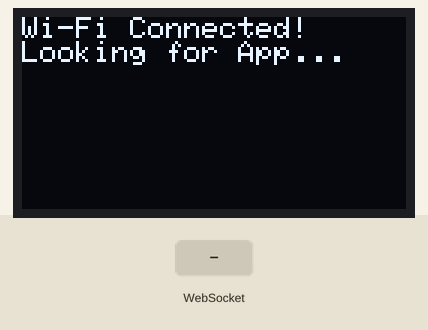
Bench run of a sketch on a simulated ESP32. On the bench: 128×64 one-colour display. The inputs (shaded band) are chosen by the test bench. WiFi joins after 1.5 s; servers stay silent unless stated; I2S audio is not simulated (input reads silence).

Above: at 3.8 s.
3.9 s: WebSocket text "1" received
At 3.93 s:
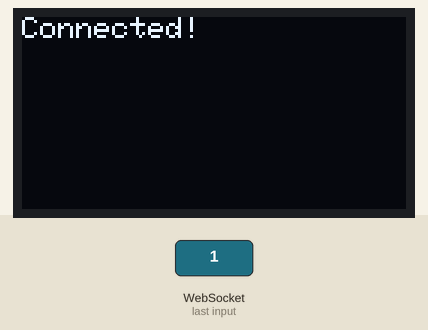
At 4.4 s:
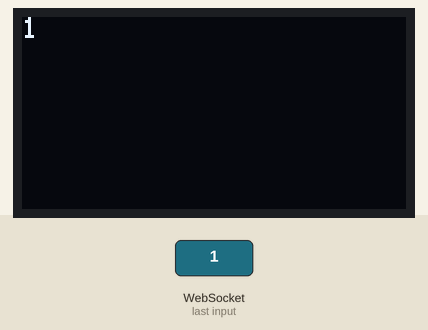
5.4 s: WebSocket text "0" received
At 5.8 s:
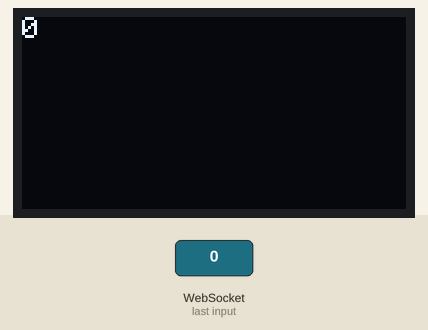
6.9 s: WebSocket text "2" received
Timing chart, 0 to 9.9 s (numbered marks = the images above; inputs shaded):
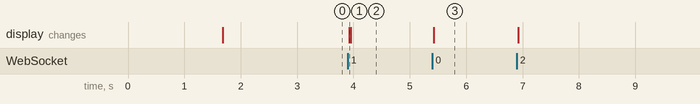

The sketch:

firsttest.ino
```cpp
#include <WiFi.h>
#include <WebSocketsClient.h>
#include <Wire.h>
#include <Adafruit_GFX.h>
#include <Adafruit_SSD1306.h>
#include <driver/i2s.h>
//credentials
const char* ssid = "pppaaa";
const char* password = "12345678";
//8sda
//9scl

unsigned long lastTextTime = 0;//last time received text


#define SCREEN_WIDTH 128
#define SCREEN_HEIGHT 64
#define OLED_RESET -1
Adafruit_SSD1306 display(SCREEN_WIDTH, SCREEN_HEIGHT, &Wire, OLED_RESET);

#define I2S_WS 3 //3ws
#define I2S_SCK 4 //4sck
#define I2S_SD 5 //5sd
#define I2S_PORT I2S_NUM_0
//l/r-gnd

WebSocketsClient webSocket;

void initMicrophone() {///////////////////////////////////////////////
    const i2s_config_t i2s_config = {
        .mode = i2s_mode_t(I2S_MODE_MASTER | I2S_MODE_RX),
        .sample_rate = 16000,
        .bits_per_sample = I2S_BITS_PER_SAMPLE_16BIT,
        .channel_format = I2S_CHANNEL_FMT_ONLY_LEFT,
        .communication_format = i2s_comm_format_t(I2S_COMM_FORMAT_STAND_I2S),
        .intr_alloc_flags = 0,
        .dma_buf_count = 8,
        .dma_buf_len = 64,
        .use_apll = false
    };
    i2s_driver_install(I2S_PORT, &i2s_config, 0, NULL);

    const i2s_pin_config_t pin_config = {
        .bck_io_num = I2S_SCK,
        .ws_io_num = I2S_WS,
        .data_out_num = I2S_PIN_NO_CHANGE,
        .data_in_num = I2S_SD
    };
    i2s_set_pin(I2S_PORT, &pin_config);
}

void webSocketEvent(WStype_t type, uint8_t * payload, size_t length) {
    switch(type) {
        case WStype_DISCONNECTED:
           // Serial.println("Disconnected from Phone!");
            break;
        case WStype_CONNECTED://connected to phone
           // Serial.println("Connected to Phone!");
            display.clearDisplay();
            display.setCursor(0,0);
            display.print("Connected!");
            display.display();
            break;
        case WStype_TEXT://received text
           { String aiText = (char*)payload;
            //Serial.println(aiText);

            display.clearDisplay();
            display.setCursor(0,0);
            display.print(aiText);
            display.display();
             lastTextTime = millis();
            break;}
    }
}
void initDisplay()
{
    Wire.begin(8, 9); //scl, sda setup on pins 8 and 9
    if(!display.begin(SSD1306_SWITCHCAPVCC, 0x3C)) {
        //Serial.println(F("OLED allocation failed"));
        for(;;);
    }
    display.clearDisplay();
    display.setTextSize(1);
    display.setTextColor(SSD1306_WHITE);
    display.setTextWrap(true);
    display.setCursor(0,0);
    display.print("Connecting Wi-Fi...");
    display.display();
}
void setup() {
    //Serial.begin(115200);

        initDisplay();

        initMicrophone();


       WiFi.mode(WIFI_STA); //receiver mode
        WiFi.setSleep(false);
    WiFi.disconnect();   // reset previous connections
    delay(100);
    //estabilish connection
    WiFi.begin(ssid, password);
    WiFi.setTxPower(WIFI_POWER_8_5dBm);//<done in order for it to work and manage the connection due to bad antenna
    while (WiFi.status() != WL_CONNECTED) {
        delay(500);
       // Serial.print(".");
    }

    display.clearDisplay();
    display.setCursor(0,0);
    display.print("Wi-Fi Connected!\nLooking for App...");
    display.display();


    //connect the webSocket to the App
    IPAddress gateway = WiFi.gatewayIP();
    // Serial.print("Phone's IP Address is: ");
    //  Serial.println(gateway);
       delay(1000);
    webSocket.begin(gateway.toString(), 9090, "/");
    webSocket.onEvent(webSocketEvent);//callback func
    webSocket.setReconnectInterval(2000);

}

void loop() {
    webSocket.loop(); //connection stays on

        if (lastTextTime > 0 && millis() - lastTextTime > 3000) {//if 3 seconds no text, clear display
        display.clearDisplay();
        display.display();
        lastTextTime = 0;
        // Serial.println("Screen cleared after 3 seconds of silence."); //debug
    }

       // RECORD AUDIO AND SEND TO PHONE////////////////////////////////////////////////////////
    if (webSocket.isConnected()) {
        int16_t audioBuffer[512];//buffer the audio from the microphone
        size_t bytesRead = 0;

        //read into the created buffer, result outputs if read was done ok
        esp_err_t result = i2s_read(I2S_PORT, &audioBuffer, sizeof(audioBuffer), &bytesRead, portMAX_DELAY);

        //send to webSocket the read bytes of sound
        if (result == ESP_OK && bytesRead > 0) {
            webSocket.sendBIN((uint8_t*)audioBuffer, bytesRead);
        }
    }


}
```

Measured:
- after the input at 3.9 s, the display: changes at once (image 1)
- after the input at 5.4 s, the display: changes at once (image 3)
